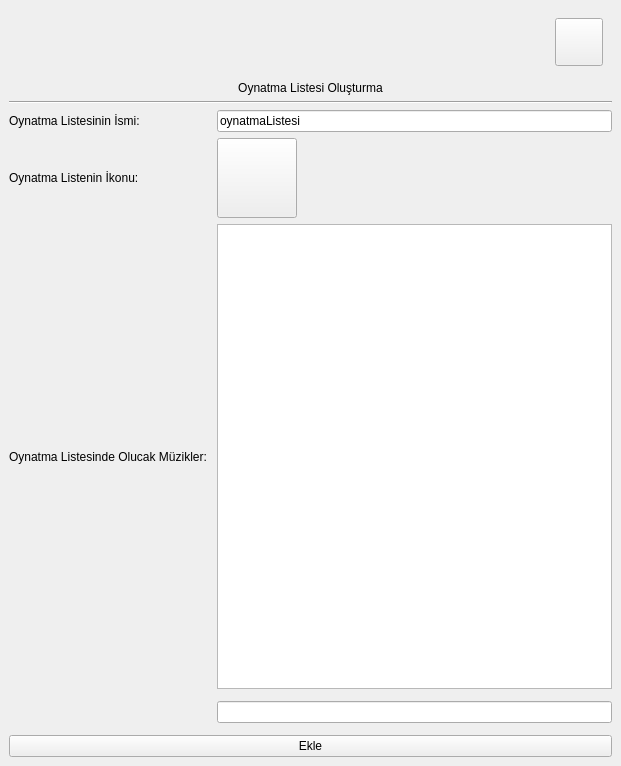
<?xml version="1.0" encoding="UTF-8"?>
<ui version="4.0">
 <class>playlistadd</class>
 <widget class="QMainWindow" name="playlistadd">
  <property name="geometry">
   <rect>
    <x>0</x>
    <y>0</y>
    <width>621</width>
    <height>766</height>
   </rect>
  </property>
  <property name="minimumSize">
   <size>
    <width>621</width>
    <height>766</height>
   </size>
  </property>
  <property name="maximumSize">
   <size>
    <width>621</width>
    <height>766</height>
   </size>
  </property>
  <property name="windowTitle">
   <string>Oynatma Listesi Ekle</string>
  </property>
  <widget class="QWidget" name="centralwidget">
   <layout class="QGridLayout" name="gridLayout">
    <item row="7" column="0">
     <widget class="QWidget" name="horizontalWidget" native="true">
      <property name="minimumSize">
       <size>
        <width>0</width>
        <height>0</height>
       </size>
      </property>
      <property name="maximumSize">
       <size>
        <width>198</width>
        <height>34</height>
       </size>
      </property>
      <layout class="QHBoxLayout" name="horizontalLayout">
       <item>
        <spacer name="horizontalSpacer_2">
         <property name="orientation">
          <enum>Qt::Orientation::Horizontal</enum>
         </property>
         <property name="sizeHint" stdset="0">
          <size>
           <width>40</width>
           <height>20</height>
          </size>
         </property>
        </spacer>
       </item>
       <item>
        <widget class="QLabel" name="label_5">
         <property name="minimumSize">
          <size>
           <width>32</width>
           <height>32</height>
          </size>
         </property>
         <property name="maximumSize">
          <size>
           <width>32</width>
           <height>32</height>
          </size>
         </property>
         <property name="scaledContents">
          <bool>true</bool>
         </property>
        </widget>
       </item>
      </layout>
     </widget>
    </item>
    <item row="4" column="1">
     <widget class="QLineEdit" name="playlistAddName">
      <property name="text">
       <string>oynatmaListesi</string>
      </property>
     </widget>
    </item>
    <item row="3" column="0" colspan="2">
     <widget class="Line" name="line">
      <property name="orientation">
       <enum>Qt::Orientation::Horizontal</enum>
      </property>
     </widget>
    </item>
    <item row="6" column="0">
     <widget class="QLabel" name="label_4">
      <property name="text">
       <string>Oynatma Listesinde Olucak Müzikler: </string>
      </property>
     </widget>
    </item>
    <item row="7" column="1">
     <widget class="QLineEdit" name="playlistAddSearch"/>
    </item>
    <item row="4" column="0">
     <widget class="QLabel" name="label_2">
      <property name="text">
       <string>Oynatma Listesinin İsmi: </string>
      </property>
     </widget>
    </item>
    <item row="5" column="1">
     <widget class="QPushButton" name="playlistAddIcon">
      <property name="minimumSize">
       <size>
        <width>80</width>
        <height>80</height>
       </size>
      </property>
      <property name="maximumSize">
       <size>
        <width>80</width>
        <height>80</height>
       </size>
      </property>
      <property name="iconSize">
       <size>
        <width>64</width>
        <height>64</height>
       </size>
      </property>
     </widget>
    </item>
    <item row="5" column="0">
     <widget class="QLabel" name="label_3">
      <property name="text">
       <string>Oynatma Listenin İkonu: </string>
      </property>
     </widget>
    </item>
    <item row="6" column="1">
     <widget class="QListWidget" name="playlistAddMusic"/>
    </item>
    <item row="1" column="0" colspan="2">
     <widget class="QLabel" name="label">
      <property name="text">
       <string>Oynatma Listesi Oluşturma</string>
      </property>
      <property name="alignment">
       <set>Qt::AlignmentFlag::AlignCenter</set>
      </property>
     </widget>
    </item>
    <item row="0" column="0" colspan="2">
     <widget class="QWidget" name="horizontalWidget" native="true">
      <property name="minimumSize">
       <size>
        <width>0</width>
        <height>10</height>
       </size>
      </property>
      <layout class="QHBoxLayout" name="horizontalLayout_2">
       <item>
        <spacer name="horizontalSpacer">
         <property name="orientation">
          <enum>Qt::Orientation::Horizontal</enum>
         </property>
         <property name="sizeHint" stdset="0">
          <size>
           <width>40</width>
           <height>20</height>
          </size>
         </property>
        </spacer>
       </item>
       <item>
        <widget class="QPushButton" name="playlistAddClose">
         <property name="minimumSize">
          <size>
           <width>48</width>
           <height>48</height>
          </size>
         </property>
         <property name="maximumSize">
          <size>
           <width>48</width>
           <height>48</height>
          </size>
         </property>
         <property name="iconSize">
          <size>
           <width>32</width>
           <height>32</height>
          </size>
         </property>
        </widget>
       </item>
      </layout>
     </widget>
    </item>
    <item row="8" column="0" colspan="2">
     <widget class="QPushButton" name="playlistAddButton">
      <property name="text">
       <string>Ekle</string>
      </property>
     </widget>
    </item>
   </layout>
  </widget>
 </widget>
 <resources/>
 <connections/>
</ui>
